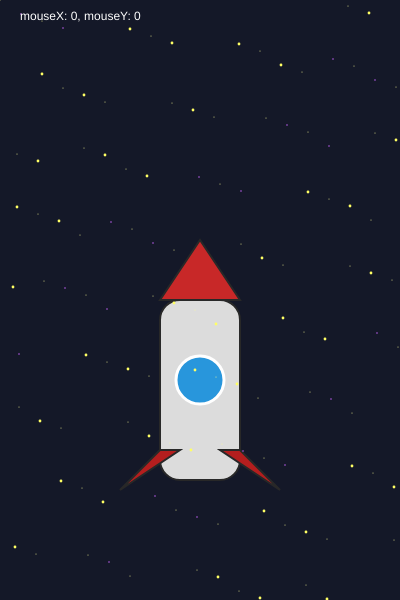
Frame 1 (no input)
Frame 60 (no input): identical to frame 1, image omitted
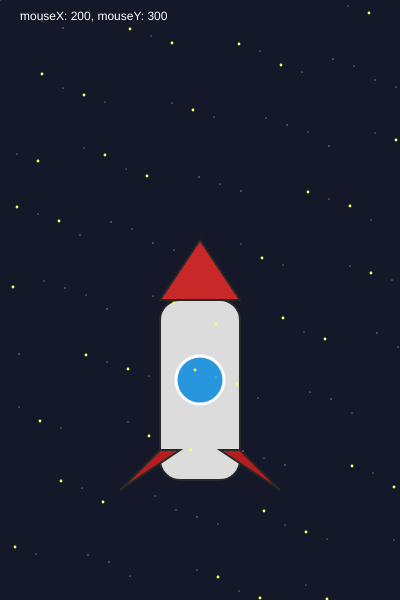
Frame 120 (the mouse pressed at the canvas centre since frame 60)

The p5.js sketch that drew these frames (run headless with seeded random() and noise() and a simulated clock; from frame 60 on, the mouse is pressed at the canvas centre):

// p5.js sketch
// ── sketch.js
// Simple static rocket
let xMax = 400;
let yMax = 600;
let   xrocket = xMax/2;
let   yrocket = yMax*0.6;
function setup() {
  createCanvas(xMax, yMax); // create a 400x600 window
//   noLoop();               // only draw once (no animation needed)
}

function draw() {
  background(20, 24, 40); // dark blue background (like space)

  push();               // save current drawing settings
  // rocket body
  fill(220);            // light gray
  stroke(40);           // dark outline
  strokeWeight(2);
  rectMode(CENTER);     // rectangle drawn from its center
  rect(xrocket, yrocket+30, 80, 180, 20); // body rectangle with rounded corners

  // nose cone
  fill(200, 40, 40);    // red
  triangle(xrocket-40, yrocket-60, xrocket+40, yrocket-60, xrocket, yrocket-120); // triangle on top

  // window (circle)
  fill(40, 150, 220);   // blue glass
  stroke(255);          // white border
  strokeWeight(3);
  ellipse(xrocket, yrocket+20, 48, 48); // window circle

  // fins on the left and right
  stroke(40);
  strokeWeight(2);
  fill(180, 30, 30);    // dark red
  triangle(xrocket-40, yrocket+90, xrocket-80, yrocket+130, xrocket-20, yrocket+90); // left fin
  triangle(xrocket+40, yrocket+90, xrocket+80, yrocket+130, xrocket+20, yrocket+90);    // right fin

  pop(); // restore settings (so it won’t affect other drawings)
  push();
    // simple starfield
  noStroke();           // no outline for stars
  for (let i = 0; i < 120; i++) {
    let sx = (i*37) % width + (i%3)*5; 
    let sy = ((i*73) % height) + (i%7);
    //transparency 200 or 255, change of color
    if(i%2 == 0){
        fill(255, 255, 150);
      ellipse(sx, sy, 1);
    }else if (i%3==0){
        fill(200, 100, 255);
        ellipse(sx, sy, 1.5);
    }else{
        fill(255, 255, 100);
        ellipse(sx, sy, 2.8);

    }
  }
  pop();
  fill(255) //white text
  text(`mouseX: ${mouseX}, mouseY: ${mouseY}`, 20, 20);
}
